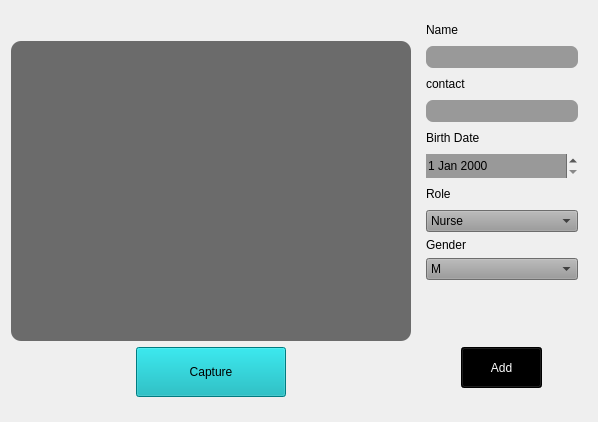
<?xml version="1.0" encoding="UTF-8"?>
<ui version="4.0">
 <class>addStaffPage</class>
 <widget class="QWidget" name="addStaffPage">
  <property name="geometry">
   <rect>
    <x>0</x>
    <y>0</y>
    <width>598</width>
    <height>422</height>
   </rect>
  </property>
  <property name="windowTitle">
   <string>Form</string>
  </property>
  <layout class="QGridLayout" name="gridLayout">
   <item row="1" column="1">
    <spacer name="verticalSpacer_4">
     <property name="orientation">
      <enum>Qt::Orientation::Vertical</enum>
     </property>
     <property name="sizeHint" stdset="0">
      <size>
       <width>20</width>
       <height>63</height>
      </size>
     </property>
    </spacer>
   </item>
   <item row="0" column="0">
    <layout class="QVBoxLayout" name="verticalLayout_2">
     <property name="topMargin">
      <number>30</number>
     </property>
     <item>
      <layout class="QVBoxLayout" name="verticalLayout_8">
       <item>
        <layout class="QHBoxLayout" name="horizontalLayout">
         <property name="spacing">
          <number>30</number>
         </property>
        </layout>
       </item>
       <item alignment="Qt::AlignmentFlag::AlignHCenter|Qt::AlignmentFlag::AlignVCenter">
        <widget class="QLabel" name="camera_label">
         <property name="minimumSize">
          <size>
           <width>400</width>
           <height>300</height>
          </size>
         </property>
         <property name="styleSheet">
          <string notr="true">background-color: rgb(107, 107, 107);
border-radius:10px;</string>
         </property>
         <property name="text">
          <string/>
         </property>
         <property name="scaledContents">
          <bool>true</bool>
         </property>
        </widget>
       </item>
      </layout>
     </item>
     <item alignment="Qt::AlignmentFlag::AlignHCenter|Qt::AlignmentFlag::AlignVCenter">
      <widget class="QPushButton" name="capture_pushButton">
       <property name="minimumSize">
        <size>
         <width>150</width>
         <height>50</height>
        </size>
       </property>
       <property name="styleSheet">
        <string notr="true">background-color: rgb(0, 173, 181);
font: 700 12pt &quot;Segoe UI&quot;;</string>
       </property>
       <property name="text">
        <string>Capture</string>
       </property>
      </widget>
     </item>
    </layout>
   </item>
   <item row="0" column="1">
    <widget class="QWidget" name="widget" native="true">
     <property name="styleSheet">
      <string notr="true">QWidget{
	font: 700 9pt &quot;Segoe UI&quot;;
	
	color: rgb(0, 0, 0);
}
QComboBox{
	background-color:rgb(153, 153, 153);
}
QLineEdit{
	border-radius: 7px;
	background-color:rgb(153, 153, 153);
}
QDateEdit{
	background-color:rgb(153, 153, 153);
}
QPushButton{
	
	background-color: rgb(255, 170, 127);
}
</string>
     </property>
     <layout class="QVBoxLayout" name="verticalLayout">
      <item>
       <layout class="QVBoxLayout" name="verticalLayout_3">
        <item>
         <widget class="QLabel" name="label_3">
          <property name="minimumSize">
           <size>
            <width>60</width>
            <height>20</height>
           </size>
          </property>
          <property name="maximumSize">
           <size>
            <width>60</width>
            <height>20</height>
           </size>
          </property>
          <property name="text">
           <string>Name</string>
          </property>
         </widget>
        </item>
        <item>
         <widget class="QLineEdit" name="name_lineEdit">
          <property name="minimumSize">
           <size>
            <width>0</width>
            <height>22</height>
           </size>
          </property>
          <property name="maximumSize">
           <size>
            <width>16777215</width>
            <height>22</height>
           </size>
          </property>
          <property name="inputMask">
           <string/>
          </property>
          <property name="maxLength">
           <number>50</number>
          </property>
          <property name="frame">
           <bool>false</bool>
          </property>
         </widget>
        </item>
       </layout>
      </item>
      <item>
       <layout class="QVBoxLayout" name="verticalLayout_7">
        <item>
         <widget class="QLabel" name="label_7">
          <property name="minimumSize">
           <size>
            <width>60</width>
            <height>20</height>
           </size>
          </property>
          <property name="maximumSize">
           <size>
            <width>60</width>
            <height>20</height>
           </size>
          </property>
          <property name="text">
           <string>contact</string>
          </property>
         </widget>
        </item>
        <item>
         <widget class="QLineEdit" name="contact_lineEdit">
          <property name="minimumSize">
           <size>
            <width>150</width>
            <height>22</height>
           </size>
          </property>
          <property name="inputMask">
           <string/>
          </property>
          <property name="maxLength">
           <number>50</number>
          </property>
          <property name="frame">
           <bool>false</bool>
          </property>
         </widget>
        </item>
       </layout>
      </item>
      <item>
       <layout class="QVBoxLayout" name="verticalLayout_4">
        <item>
         <widget class="QLabel" name="label_4">
          <property name="minimumSize">
           <size>
            <width>60</width>
            <height>20</height>
           </size>
          </property>
          <property name="maximumSize">
           <size>
            <width>60</width>
            <height>20</height>
           </size>
          </property>
          <property name="text">
           <string>Birth Date</string>
          </property>
         </widget>
        </item>
        <item>
         <widget class="QDateEdit" name="date_dateEdit">
          <property name="minimumSize">
           <size>
            <width>150</width>
            <height>24</height>
           </size>
          </property>
          <property name="maximumSize">
           <size>
            <width>16777215</width>
            <height>24</height>
           </size>
          </property>
          <property name="frame">
           <bool>false</bool>
          </property>
         </widget>
        </item>
       </layout>
      </item>
      <item>
       <layout class="QVBoxLayout" name="verticalLayout_5">
        <item>
         <widget class="QLabel" name="label_6">
          <property name="minimumSize">
           <size>
            <width>60</width>
            <height>20</height>
           </size>
          </property>
          <property name="maximumSize">
           <size>
            <width>60</width>
            <height>20</height>
           </size>
          </property>
          <property name="text">
           <string>Role</string>
          </property>
         </widget>
        </item>
        <item>
         <widget class="QComboBox" name="role_ComboBox">
          <property name="minimumSize">
           <size>
            <width>150</width>
            <height>22</height>
           </size>
          </property>
          <item>
           <property name="text">
            <string>Nurse</string>
           </property>
          </item>
          <item>
           <property name="text">
            <string>Doctor</string>
           </property>
          </item>
         </widget>
        </item>
       </layout>
      </item>
      <item>
       <layout class="QVBoxLayout" name="verticalLayout_6">
        <item>
         <widget class="QLabel" name="label_5">
          <property name="maximumSize">
           <size>
            <width>60</width>
            <height>20</height>
           </size>
          </property>
          <property name="text">
           <string>Gender</string>
          </property>
         </widget>
        </item>
        <item>
         <widget class="QComboBox" name="gender_ComboBox">
          <property name="minimumSize">
           <size>
            <width>150</width>
            <height>22</height>
           </size>
          </property>
          <item>
           <property name="text">
            <string>M</string>
           </property>
          </item>
          <item>
           <property name="text">
            <string>F</string>
           </property>
          </item>
         </widget>
        </item>
       </layout>
      </item>
      <item>
       <spacer name="verticalSpacer">
        <property name="orientation">
         <enum>Qt::Orientation::Vertical</enum>
        </property>
        <property name="sizeHint" stdset="0">
         <size>
          <width>20</width>
          <height>40</height>
         </size>
        </property>
       </spacer>
      </item>
      <item alignment="Qt::AlignmentFlag::AlignHCenter">
       <widget class="QPushButton" name="Add_PushButton">
        <property name="minimumSize">
         <size>
          <width>81</width>
          <height>41</height>
         </size>
        </property>
        <property name="maximumSize">
         <size>
          <width>81</width>
          <height>41</height>
         </size>
        </property>
        <property name="styleSheet">
         <string notr="true">background-color: rgb(0, 0, 0);
font: 900 12pt &quot;Segoe UI&quot;;
color: rgb(255, 255, 255);</string>
        </property>
        <property name="text">
         <string>Add</string>
        </property>
       </widget>
      </item>
     </layout>
    </widget>
   </item>
  </layout>
 </widget>
 <resources>
  <include location="../../assets/resources.qrc"/>
 </resources>
 <connections/>
</ui>
